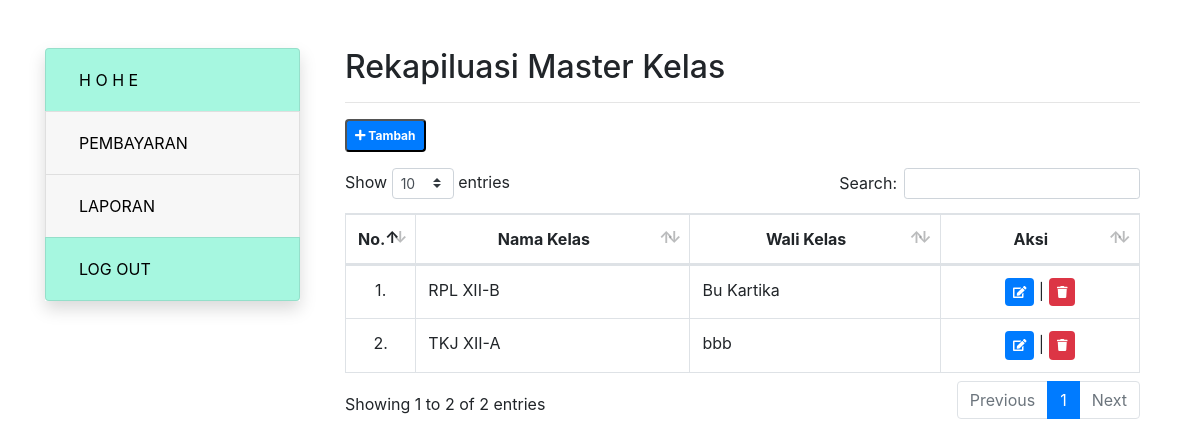
Screenshot of /kelas.php with the database file from the repository.
### tables this page shows
CREATE TABLE `tbl_kelas` (
  `id_kelas` int(11) NOT NULL,
  `nama_kelas` varchar(50) NOT NULL,
  `wali_kelas` varchar(50) NOT NULL
);

### kelas.php (the view, shortened to what this page needs)
<?php
include "header.php";
include "koneksi.php";
?>
<div class="col-9">
	<div class="container">
		<div class="row">
			<div class="col">
				<h2>Rekapiluasi Master Kelas</h2>
				<hr>
				<button type="button" class="badge badge-primary p-2 mb-3" data-toggle="modal" data-target="#staticBackdrop">
					<i class="fas fa-plus"></i> Tambah
				</button>
				<table class="table table-bordered table-hover" id="kelas">
					<thead>
						<tr class="text-center">
							<th>No.</th>
							<th>Nama Kelas</th>
							<th>Wali Kelas</th>
							<th>Aksi</th>
						</tr>
					</thead>
					<tbody>
						<?php
						$no 		= 1;
						$sql 		= "SELECT * FROM tbl_kelas";
						$query 	= mysqli_query($koneksi, $sql);
						while($data = mysqli_fetch_array($query)){?>
							<tr>
								<td align="center" width="5%"><?= $no++;?>.</td>
								<td><?= $data['nama_kelas'];?></td>
								<td><?= $data['wali_kelas'];?></td>
								<td align="center" width="25%"><a href="kelas-edit.php?id_kelas=<?= $data['id_kelas'];?>" class="badge badge-primary p-2" title="Edit"><i class="fas fa-edit"></i></a> | <a href="kelas-delete.php?id_kelas=<?= $data['id_kelas'];?>" onclick="return confirm('Data akan dihapus?');" class="badge badge-danger p-2" title='Delete'><i class="fas fa-trash"></i></a> </td>
							</tr>
							<?php
						}?>
					</tbody>
				</table>
			</div>
		</div>
	</div>
</div>
</div>
</div>

### header.php (style rules this page uses)
a, a:hover { text-decoration: none;color: black; }

### rows the page displays
tbl_kelas: nama_kelas "RPL XII-B", wali_kelas "Bu Kartika"
tbl_kelas: nama_kelas "TKJ XII-A", wali_kelas "bbb"
